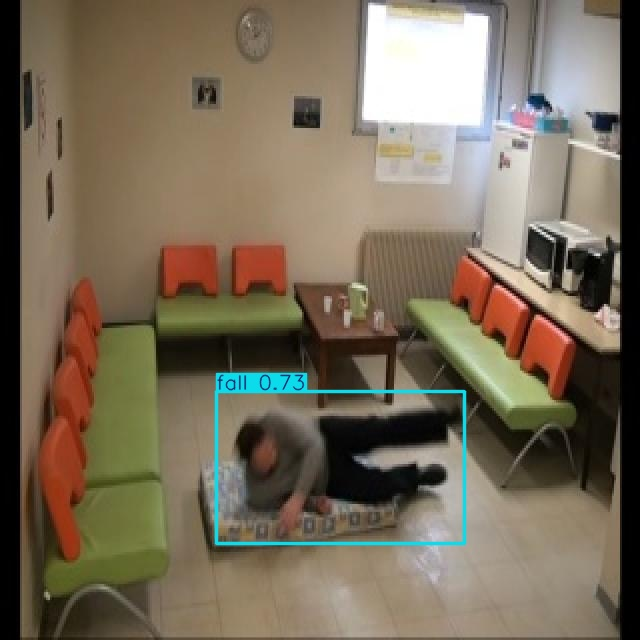
#> input picture data/dataset/train/images/A-1000220_jpg.rf.ce4c0622d772a272814a14d168cf48e4.jpg, 640 x 640 px
$ python -i fragment.py   (imports and definitions only)
#> lines starting #> are read from the running program, lines starting #| are printed output that depends on the picture
"""Decoupe videos → data/fragments/raw."""
from __future__ import annotations
import json
from dataclasses import dataclass, asdict
from datetime import datetime
from pathlib import Path
from typing import List, Optional
import numpy as np
from ml.config import VIDEO_DIR, VIDEO_DIR_ALT, RAW_DIR, METADATA_FILE, CLIP_SECONDS, MAX_FRAMES_PER_CLIP, TARGET_SIZE
try:
    import cv2
except ImportError as e:
    raise SystemExit("opencv-python requis") from e
VIDEO_EXTS = {".mp4", ".avi", ".mov", ".mkv", ".webm", ".m4v"}

@dataclass
class FragmentMeta:
    id: str; source_video: str; clip_index: int; start_sec: float; end_sec: float
    n_frames: int; motion_score: float; path: str; created_at: str

# [7 lines left out: function discover_videos, not called in this run]

def _motion_score(frames):
    if len(frames) < 2: return 0.0
    scores, prev = [], cv2.cvtColor(frames[0], cv2.COLOR_BGR2GRAY)
    for f in frames[1:]:
        g = cv2.cvtColor(f, cv2.COLOR_BGR2GRAY)
        scores.append(float(np.mean(cv2.absdiff(prev, g)))); prev = g
    return float(np.mean(scores)) if scores else 0.0

# [42 lines left out: functions _save_clip, fragment_video, fragment_all, not called in this run]

>>> import cv2
>>> picture = cv2.imread('../data/dataset/train/images/A-1000220_jpg.rf.ce4c0622d772a272814a14d168cf48e4.jpg', cv2.IMREAD_GRAYSCALE)
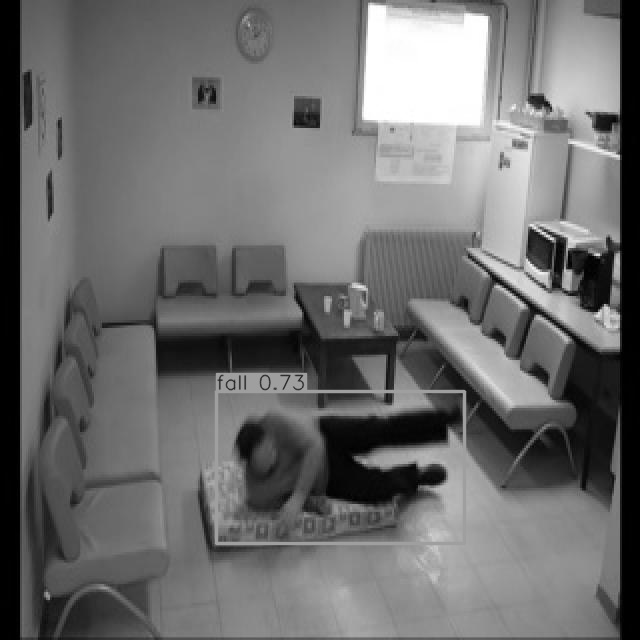
#> picture: shape (640, 640); min 0, max 255, mean 109.9
#> (the run stopped early here; a loop or call above may not have finished)

$ run again, on data/dataset/train/images/A-1100000178_jpg.rf.1224f02c74d21150bd54b3543f5941db.jpg
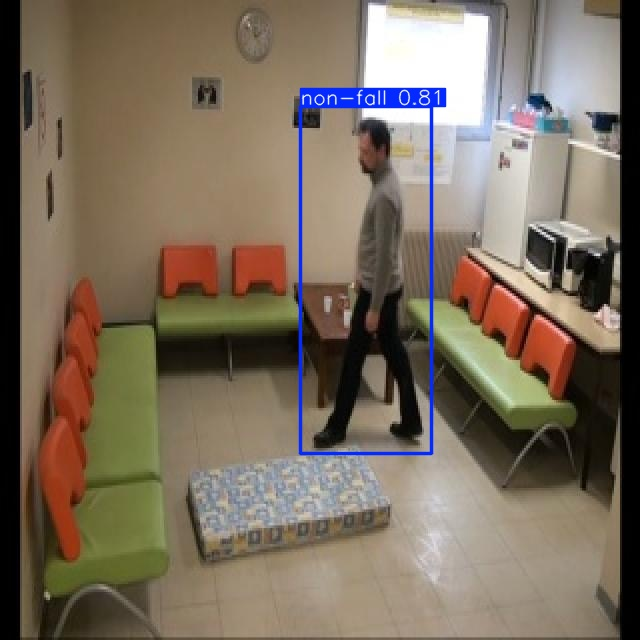
#> input picture data/dataset/train/images/A-1100000178_jpg.rf.1224f02c74d21150bd54b3543f5941db.jpg, 640 x 640 px
#> `picture = cv2.imread('../data/dataset/train/images/A-1000220_jpg.rf.ce..`:
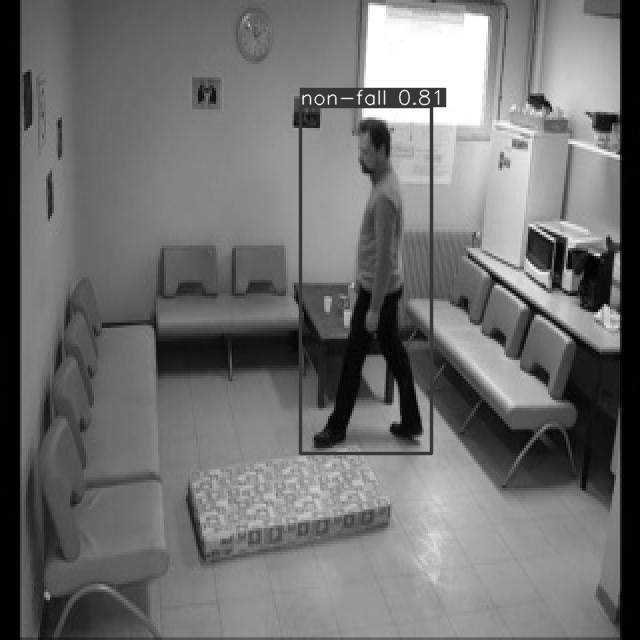
#> picture: shape (640, 640); min 0, max 255, mean 111.9

$ run again, on data/dataset/train/images/A-1100000185_jpg.rf.debfd486d035160aacbcbed0b4a8b006.jpg
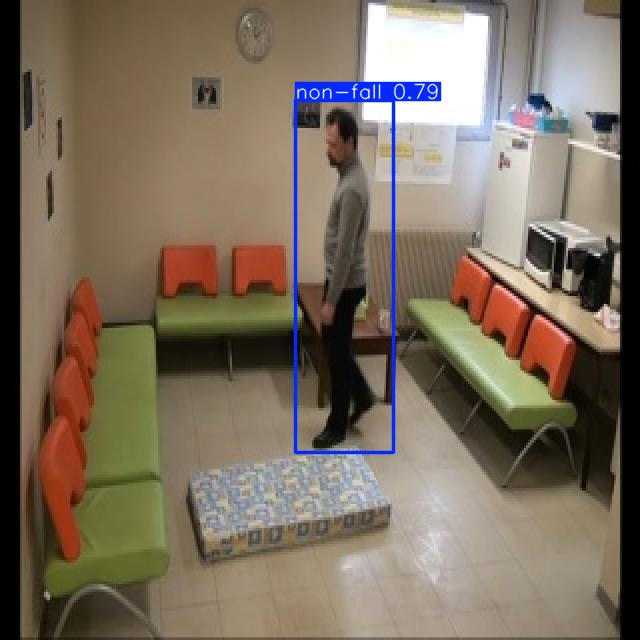
#> input picture data/dataset/train/images/A-1100000185_jpg.rf.debfd486d035160aacbcbed0b4a8b006.jpg, 640 x 640 px
#> `picture = cv2.imread('../data/dataset/train/images/A-1000220_jpg.rf.ce..`:
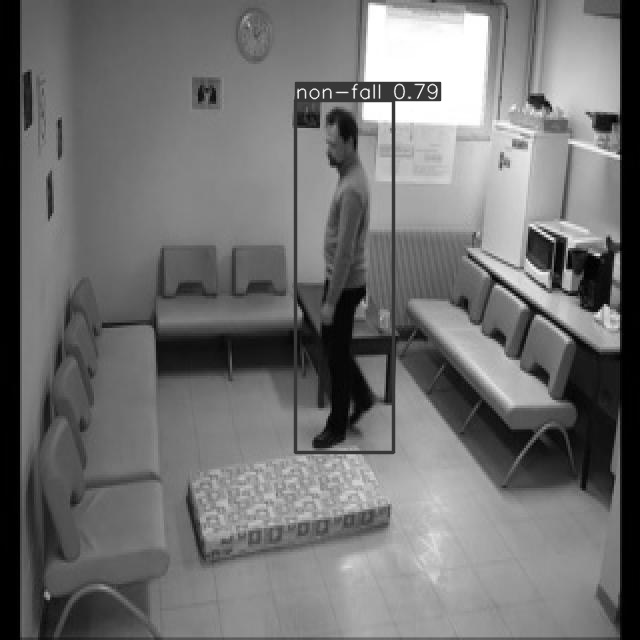
#> picture: shape (640, 640); min 0, max 255, mean 112.8
